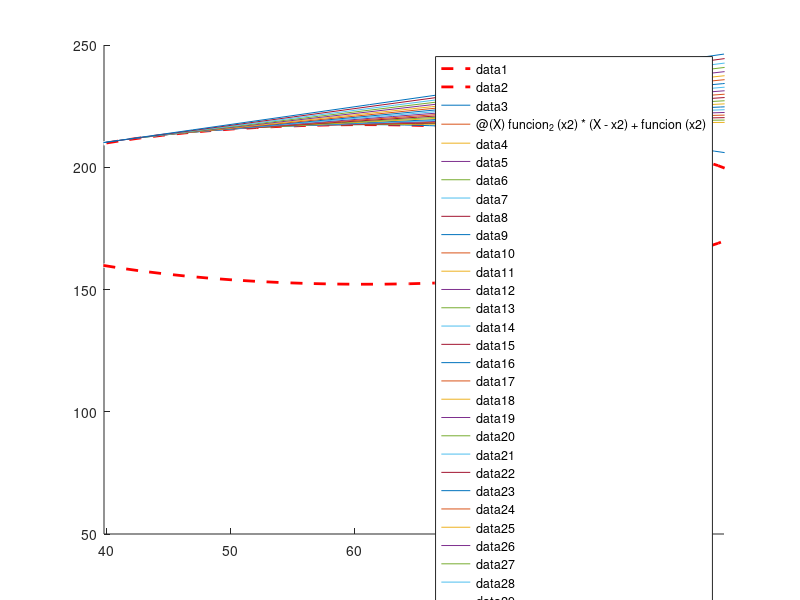
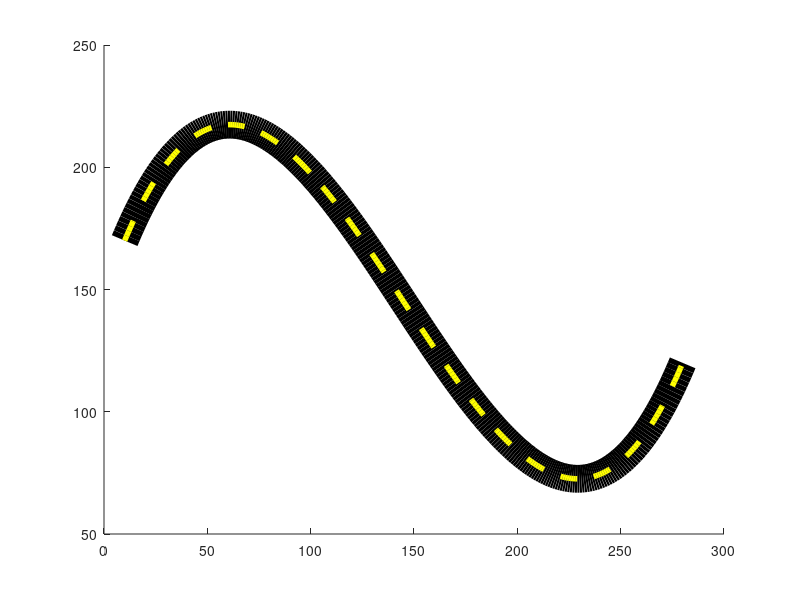

MATLAB code for these plots, in order:
close all 
clc

x1 = 10;  % coordenada x1 ya dada 
x4 = 280; % coordenada x4 ya dada
y1 = 170; % coordenada y1 ya dada
y4 = 120; % coordenada y4 ya dada

%Se secciona la grafica y solo se seleccionan laz zonas donde es mas
%posible que las coordenadas correctas se encuentren para de esta forma
%optimizar el codigo.
incx = (x4-x1)/3;  
for i = 1:1:incx
    for j = 1:1:x4-incx
        quit=0;
        x2 = x1+i;
        x3 = x4-i;
        y2 = y1+j;
        y3 = y4-j;


        %Matriz principal
        A = [(x1^3),(x1^2),(x1),1; (x2^3),(x2^2),(x2),1; (x3^3),(x3^2),(x3),1; (x4^3),(x4^2),(x4),1];

        %Vector Y
        Y = [y1; y2; y3; y4];

        %matriz de soluciones
        Z = inv(A) * Y;

%se forma la funcion con los coeficientes que se generan en la iteracion d
%los ciclos for rpncipales y se revisan que se cumplan las condiciones que
%establece el reto.
        if (Z(1)~=0 )
            funcion = @(X)(Z(1)*X.^3)+(Z(2)*X.^2) + (Z(3)*X)+(Z(4)); %funcion principal
            funcion_2=@(X) (3*Z(1)*X.^2)+(2*Z(2)*X) + (Z(3)); %funcion derivada para calculo del radio de curva
            funcion_3=@(X) ((6*Z(1)*X)+(2*Z(2))); %segunda derivada para calculo del radio de curva
            funcion_4=@(X) sqrt((1+((funcion_2(X)).^2))); %funcion de longitud de curvatura
            longitud=integral(funcion_4,x1,x4); %se calcula la longitud
            %se corrobora si se cumplen las condiciones de longitud de arco
            if(longitud<500 && longitud>300)
                cont=1;
                X=[x1:x4];
                Y=[];
                xmax = (-Z(2)-sqrt(Z(2)^2-3*Z(1)*Z(3)))/(3*Z(1));
                xmin = (-Z(2)+sqrt(Z(2)^2-3*Z(1)*Z(3)))/(3*Z(1));
                
                for k=x1:x4
                    Y(cont)=funcion(k);
                    cont=cont+1;
                end
                radio=((1+(funcion_2(xmax)^2))^(3/2))/(funcion_3(xmax));
                
                %se comprueba si el radio de curvatura cumple con las
                %dimensiones establecidas
                if radio < 50 && radio>-50
                    PC1y = funcion(xmax)-abs(radio); 
                    PC2y = funcion(xmin)+abs(radio);
                    centerc1 = [xmax PC1y];
                    centerc2 = [xmin PC2y];
                    
                    disp(longitud)
                    disp(radio)
                    disp(Z)
                    quit=1;
                    figure('Name','Armando')
                    hold on
                    
                    %se grafican los circulos en los puntos criticos
                    viscircles(centerc1, abs(radio),'color','r','LineStyle','--');
                    viscircles(centerc2, abs(radio),'color','r','LineStyle','--');
                    axis([7 282 50 250])
                    plot(X,Y)
                    hold off
                    disp(Y)
                   break;
                end
            end
        end
    end
    if quit == 1
        break;
    end
end

for i = 1:1:incx
    
    x2 = xmin - i;
    x3 = xmax - i;
    radio=((1+(funcion_2(x2)^2))^(3/2))/(funcion_3(x2));
    radio1=((1+(funcion_2(x3)^2))^(3/2))/(funcion_3(x3));
    
    if radio < 50 && radio > -50
        hold on
        y = @(X) funcion_2(x2) * (X-x2) + funcion(x2);
        
        fplot(y,[x2 x2+50])
        hold off
    end
       
    if radio1 < 50 && radio1 > -50
        
        hold on
        y1 = @(X) funcion_2(x3) * (X-x3) + funcion(x3);
        
        fplot(y1,[x3 x3+50])
        hold off
    end

end
figure('Name','Carretera')
hold on
plot(X,Y,'color','k','LineWidth',20)
plot(X,Y,'color','y','LineStyle','--','LineWidth',4)
hold off
